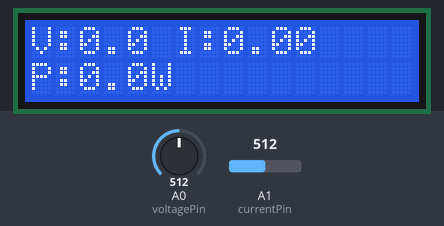
Simulated run of this sketch. Board: Arduino Uno, built with avr-gcc and run on an emulated ATmega328P. Shown: 16×2 character LCD. Inputs (shaded band) come from the test bench; at power-on: A0 (voltagePin) = 512, A1 (currentPin) = 512.

Above: at 3.2 s.
At 6.5 s:
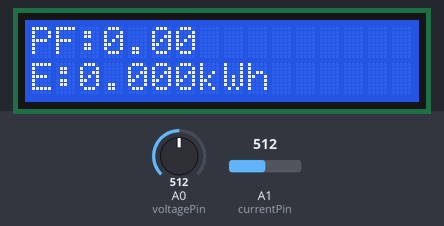
6.6 s: A0 (voltagePin) set to 716
At 9.2 s:
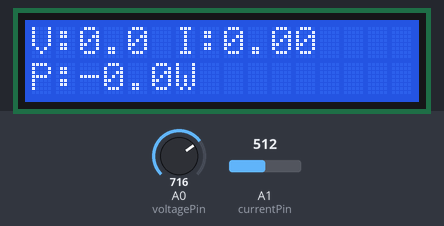
Timing chart, 0 to 10.7 s (numbered marks = the images above; inputs shaded):
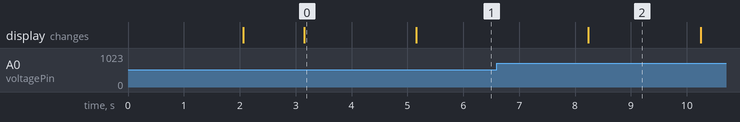

Measured:
- after the input at 6.6 s, the display: changes after 1.6 s (image 2)
- what the display in image 0 shows lasts 2.1 s, from 3.1 s to 5.2 s

The sketch:

Smart_Single_Phase_Energy_Meter.ino
```cpp
#include <LiquidCrystal.h>
#include <math.h>

// =====================================================
// LCD CONNECTIONS
// RS, E, D4, D5, D6, D7
// =====================================================
LiquidCrystal lcd(7, 8, 9, 10, 11, 12);


// =====================================================
// SENSOR PINS
// =====================================================
const int voltagePin = A0;   // ZMPT101B
const int currentPin = A1;   // ACS712


// =====================================================
// ADC SETTINGS
// =====================================================
const float ADC_REF = 5.0;
const int ADC_MAX = 1023;


// =====================================================
// CALIBRATION FACTORS
// =====================================================
// These MUST be determined experimentally.
//
// Example:
// If reference voltage = 230 V
// and Arduino initially reads 218 V:
//
// voltageCalibration = 230 / 218
//                    = 1.055
//
// Start with 1.0 and calibrate later.

float voltageCalibration = 1.0;
float currentCalibration = 1.0;


// =====================================================
// ACS712 SENSITIVITY
// =====================================================
// Select according to your ACS712:
//
// 5A  = 0.185 V/A
// 20A = 0.100 V/A
// 30A = 0.066 V/A
// =====================================================

float currentSensitivity = 0.100;   // ACS712-20A


// =====================================================
// NUMBER OF SAMPLES
// =====================================================

const int samples = 1000;


// =====================================================
// ENERGY
// =====================================================

float energy_kWh = 0.0;

unsigned long previousTime;


// =====================================================
// SETUP
// =====================================================

void setup()
{
  lcd.begin(16, 2);

  lcd.print("Energy Meter");
  delay(2000);

  lcd.clear();

  previousTime = millis();
}


// =====================================================
// MAIN LOOP
// =====================================================

void loop()
{
  float voltageRMS;
  float currentRMS;
  float activePower;
  float powerFactor;

  // Measure electrical parameters
  measureAC(
    voltageRMS,
    currentRMS,
    activePower,
    powerFactor
  );


  // ---------------------------------------------------
  // ENERGY CALCULATION
  // ---------------------------------------------------

  unsigned long currentTime = millis();

  float elapsedHours =
    (currentTime - previousTime) / 3600000.0;

  previousTime = currentTime;

  energy_kWh +=
    (activePower * elapsedHours) / 1000.0;


  // ---------------------------------------------------
  // DISPLAY VOLTAGE AND CURRENT
  // ---------------------------------------------------

  lcd.clear();

  lcd.setCursor(0, 0);
  lcd.print("V:");
  lcd.print(voltageRMS, 1);
  lcd.print(" I:");
  lcd.print(currentRMS, 2);

  lcd.setCursor(0, 1);
  lcd.print("P:");
  lcd.print(activePower, 1);
  lcd.print("W");

  delay(2000);


  // ---------------------------------------------------
  // DISPLAY POWER FACTOR AND ENERGY
  // ---------------------------------------------------

  lcd.clear();

  lcd.setCursor(0, 0);
  lcd.print("PF:");
  lcd.print(powerFactor, 2);

  lcd.setCursor(0, 1);
  lcd.print("E:");
  lcd.print(energy_kWh, 3);
  lcd.print("kWh");

  delay(2000);
}


// =====================================================
// AC MEASUREMENT FUNCTION
// =====================================================

void measureAC(
  float &voltageRMS,
  float &currentRMS,
  float &activePower,
  float &powerFactor
)
{
  float voltageSum = 0.0;
  float currentSum = 0.0;

  float voltageSquareSum = 0.0;
  float currentSquareSum = 0.0;

  float powerSum = 0.0;


  // ---------------------------------------------------
  // FIND DC OFFSETS
  // ---------------------------------------------------

  for (int n = 0; n < samples; n++)
  {
    int voltageRaw = analogRead(voltagePin);
    int currentRaw = analogRead(currentPin);

    float voltage =
      (voltageRaw * ADC_REF) / ADC_MAX;

    float current =
      (currentRaw * ADC_REF) / ADC_MAX;

    voltageSum += voltage;
    currentSum += current;

    delayMicroseconds(200);
  }


  float voltageOffset =
    voltageSum / samples;

  float currentOffset =
    currentSum / samples;


  // ---------------------------------------------------
  // SAMPLE AC WAVEFORMS
  // ---------------------------------------------------

  voltageSquareSum = 0.0;
  currentSquareSum = 0.0;
  powerSum = 0.0;


  for (int n = 0; n < samples; n++)
  {
    int voltageRaw = analogRead(voltagePin);
    int currentRaw = analogRead(currentPin);


    // Convert ADC readings to sensor voltages
    float voltageSensor =
      (voltageRaw * ADC_REF) / ADC_MAX;

    float currentSensor =
      (currentRaw * ADC_REF) / ADC_MAX;


    // Remove sensor DC offsets
    float voltageAC =
      voltageSensor - voltageOffset;

    float currentAC =
      currentSensor - currentOffset;


    // -------------------------------------------------
    // RMS CALCULATION
    // -------------------------------------------------

    voltageSquareSum +=
      voltageAC * voltageAC;

    currentSquareSum +=
      currentAC * currentAC;


    // -------------------------------------------------
    // INSTANTANEOUS POWER
    // -------------------------------------------------

    float instantaneousPower =
      voltageAC * currentAC;

    powerSum += instantaneousPower;


    delayMicroseconds(200);
  }


  // ---------------------------------------------------
  // SENSOR RMS VALUES
  // ---------------------------------------------------

  float voltageSensorRMS =
    sqrt(voltageSquareSum / samples);

  float currentSensorRMS =
    sqrt(currentSquareSum / samples);


  // ---------------------------------------------------
  // CONVERT SENSOR VALUES TO REAL VALUES
  // ---------------------------------------------------

  voltageRMS =
    voltageSensorRMS *
    voltageCalibration;


  currentRMS =
    (currentSensorRMS /
     currentSensitivity) *
    currentCalibration;


  // ---------------------------------------------------
  // ACTIVE POWER
  // ---------------------------------------------------
  //
  // The power obtained directly from the sensor
  // waveforms is proportional to the average of
  // instantaneous voltage x current.
  //
  // The voltage and current calibration factors
  // are applied here.
  // ---------------------------------------------------

  activePower =
    (powerSum / samples)
    *
    voltageCalibration
    * currentCalibration
    / currentSensitivity;


  // ---------------------------------------------------
  // POWER FACTOR
  // ---------------------------------------------------

  float apparentPower =
    voltageRMS * currentRMS;


  if (apparentPower > 0.01)
  {
    powerFactor =
      activePower / apparentPower;
  }
  else
  {
    powerFactor = 0.0;
  }


  // Keep PF within practical limits
  if (powerFactor > 1.0)
    powerFactor = 1.0;

  if (powerFactor < -1.0)
    powerFactor = -1.0;
}
```
